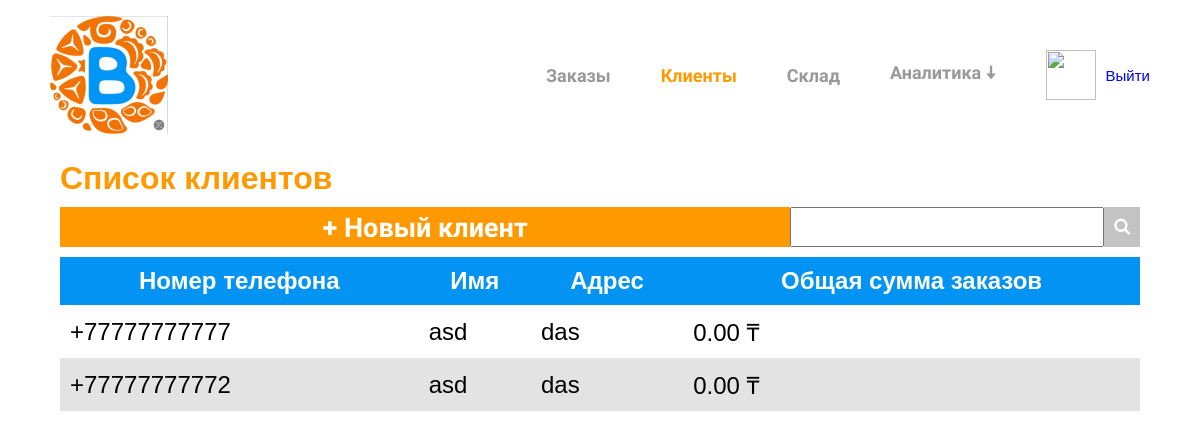
Page /clients/ (signed in) on the earlier database version.
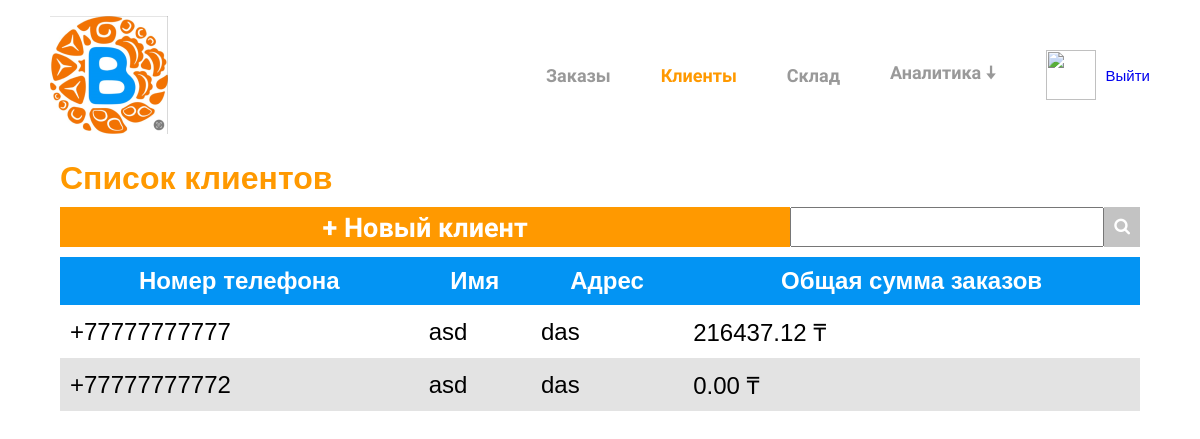
Same page on the later database version.
### clients/models.py (models this page shows, shortened)
class Client(models.Model):
    phone_number = models.CharField(verbose_name="Номер телефона", max_length=15, unique=True, primary_key=True)
    password = models.CharField(verbose_name="Пароль", max_length=100, default="12345678")
    name = models.CharField(verbose_name="Имя", max_length=100)
    address = models.CharField(verbose_name="Адрес", max_length=150)
    total = models.DecimalField(verbose_name="Общая сумма заказов", default=0, max_digits=20, decimal_places=2)
    created_at = models.DateTimeField(auto_now_add=True)
    is_active = models.BooleanField(default=True)
    class Meta:
        ordering = ["-created_at"]

### clients/views.py (the view, shortened to what this page needs)
# urls.py: path('', views.clients_list_order_view, name="clients_list"),
@login_required
def clients_list_order_view(request, slug=None):
    orders = Order.objects.all()
    form = ClientSelectForm()
    clients = Client.objects.filter(is_active=True)
    if slug == "total":
        clients = clients.order_by('-total')
    elif slug == None:
        clients = clients
    else:
        clients = clients.order_by(slug)
    if 'phone_number' in request.GET and request.GET['phone_number'] != '':
        q = request.GET['phone_number']
        if q[0] == "+":
            q = q.replace("+", '', 1)
        elif q[0] == "8":
            q = q.replace("8", '7', 1)
        clients = Client.objects.filter(
            phone_number__startswith=q).filter(is_active=True)
        return render(request, 'clients/clients_list.html', {
            "section": "clients",
            "clients": clients,
            'orders': orders,
            'form': form,
        })
    else:
        paginator = Paginator(clients, 14)
        page = request.GET.get('page')
        clients_only = request.GET.get('clients_only')
        try:
            clients = paginator.page(page)
        except PageNotAnInteger:
            clients = paginator.page(1)
        except EmptyPage:
            if clients_only:
                return HttpResponse('')
            clients = paginator.page(paginator.num_pages)
        return render(request, 'clients/clients_list.html', {
            "section": "clients",
            "clients": clients,
            'orders': orders,
            'form': form,
        })

### clients/forms.py
class ClientSelectForm(forms.ModelForm):
    class Meta:
        model = Client
        fields = 'phone_number',

### templates/clients/clients_list.html (shortened to what this page needs)
{% extends 'base.html' %}
{% load filters %}
{% load static %}
{% block link %}
	<link rel="stylesheet" href="{% static 'css/clients_list.css' %}">
	<link rel="stylesheet" href="https://cdnjs.cloudflare.com/ajax/libs/font-awesome/4.7.0/css/font-awesome.min.css">
{% endblock link %}
{% block body %}
	<h1>Список клиентов</h1>
	<div class="center">
		<div class="heading">
			<button><a href="{% url 'clients_create' %}">+ Новый клиент</a></button>
			<form method="get">
				{{ form.as_p }}
				<button type="submit"><i class="fa fa-search"></i></button>
			</form>
		</div>
		<table id="table">
			<tr>
				<th onclick="window.location='{% url 'clients_list_order_by' "phone_number" %}'">Номер телефона</th>
				<th onclick="window.location='{% url 'clients_list_order_by' "name" %}'">Имя</th>
				<th onclick="window.location='{% url 'clients_list_order_by' "address" %}'">Адрес</th>
				<th onclick="window.location='{% url 'clients_list_order_by' "total" %}'">Общая сумма заказов</th>
			</tr>
			{% for client in clients %}
				{% if forloop.counter0|divisibleby:2 %}
					<tr onclick="window.location='{% url 'clients_detail' client.phone_number %}'" class="white">
						<td>+{{client.phone_number}}</td>
						<td>{{client.name}}</td>
						<td>{{client.address}}</td>
						<td>{{ client.total }} ₸ </td>
					</tr>
				{% else %}
					<tr onclick="window.location='{% url 'clients_detail' client.phone_number %}'" class="gray">
						<td>+{{client.phone_number}}</td>
						<td>{{client.name}}</td>
						<td>{{client.address}}</td>
						<td>{{ client.total }} ₸ </td>
					</tr>
				{% endif %}
			{% endfor %}
		</table>
	</div>
{% endblock body %}

Differences in the rows shown:
changed Client id 77777777777: total "0.00" → "216437.12"
